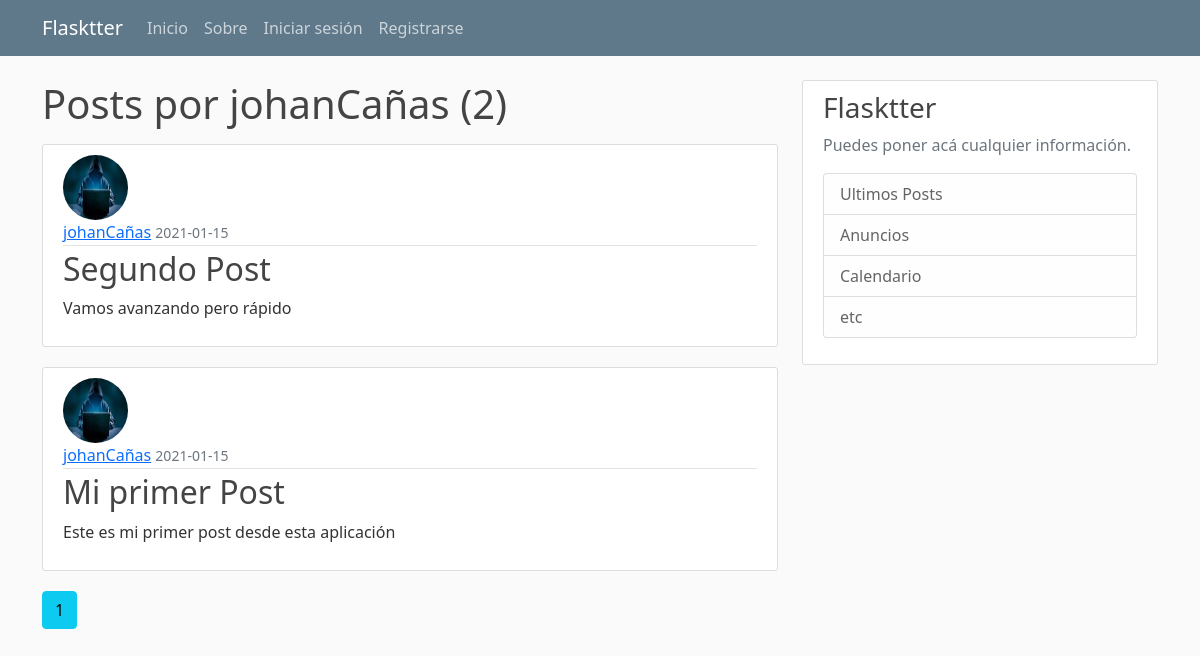
Page /user/johanCañas on the earlier database version.
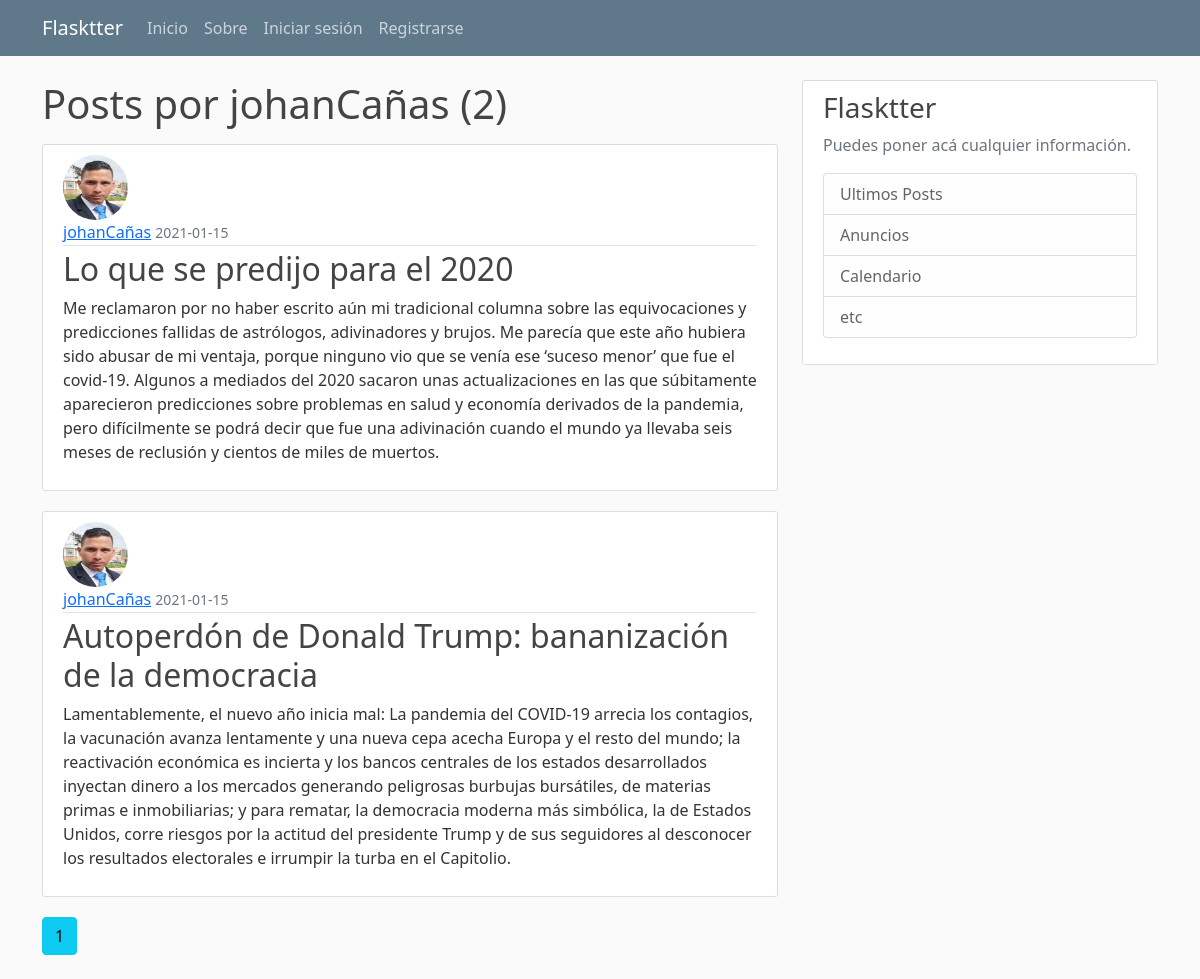
Same page on the later database version.
### flaskblog/models.py (models this page shows, shortened)
class User(db.Model, UserMixin):
    id= db.Column(db.Integer, primary_key=True)
    username= db.Column(db.String(20), unique=True, nullable=False)
    email= db.Column(db.String(100), unique=True, nullable=False)
    image_file= db.Column(db.String(50), nullable=False, default='default.jpg')
    password= db.Column(db.String(60), nullable=False)
    '''Relacion uno a muchos '''
    post = db.relationship('Post', backref='author', lazy=True)

class Post(db.Model):
    id= db.Column(db.Integer, primary_key=True)
    title= db.Column(db.String(100), nullable=False)
    date_posted= db.Column(db.DateTime, nullable=False, default=datetime.utcnow)
    content = db.Column(db.Text, nullable=False)
    '''se establece la relacion de el post con el usuario con su id'''
    user_id = db.Column(db.Integer, db.ForeignKey('user.id'), nullable=False)

### flaskblog/routes.py (the view)
@app.route('/user/<username>')
def user_posts(username):
    user = User.query.filter_by(username=username).first_or_404()
    page = request.args.get('page', 1, type=int)
    posts = Post.query.filter_by(author=user) \
                                .order_by(Post.date_posted.desc())\
                                .paginate(per_page=3, page=page)
    return render_template('user_posts.html', posts=posts, user=user)

### flaskblog/templates/user_posts.html
{% extends 'base.html' %}
{% block content %}
    <h1 class="mb-3">Posts por {{ user.username }} ({{ posts.total }})</h1>
    {% for post in posts.items %}
        <article class="media content-section">
            <img class="rounded-circle article-img" src="{{ url_for('static', filename='profile_pics/' + post.author.image_file)}}" alt="">
            <div class="media-body">
            <div class="article-metadata">
                <a class="mr-2" href="{{ url_for('user_posts', username=post.author.username) }}">{{ post.author.username }}</a>
                <small class="text-muted">{{ post.date_posted.strftime('%Y-%m-%d') }}</small>
            </div>
            <h2><a class="article-title" href="{{ url_for('post', post_id=post.id) }}">{{ post.title }}</a></h2>
            <p class="article-content">{{ post.content }}</p>
            </div>
        </article>
    {% endfor %}
    {% for page_num in posts.iter_pages(left_edge=1, right_edge=1, left_current=1, right_current=2) %}
        {% if page_num %}
            {% if posts.page == page_num %}
                <a class="btn btn-info mb-4" href="{{ url_for('user_posts', username=user.username, page=page_num) }}">{{ page_num }}</a>
            {% else %}
            <a class="btn btn-outline-info mb-4" href="{{ url_for('user_posts', username=user.username, page=page_num) }}">{{ page_num }}</a>
            {% endif %}
        {% else %}
            ...
        {% endif %}
    {% endfor %}
{% endblock %}

### flaskblog/templates/base.html (shortened to what this page needs)
<html lang="en">
<head>
    <link href="https://cdn.jsdelivr.net/npm/bootstrap@5.0.0-beta1/dist/css/bootstrap.min.css" rel="stylesheet">
    <link rel="stylesheet" href="{{ url_for('static', filename='main.css') }}">
</head>
<body>
    <header class="site-header">
        <nav class="navbar navbar-expand-md navbar-dark bg-steel fixed-top">
          <div class="container">
            <a class="navbar-brand mr-4" href="/">Flasktter</a>
            <div class="collapse navbar-collapse" id="navbarToggle">
              <div class="navbar-nav mr-auto">
                <a class="nav-item nav-link" href="{{ url_for('home') }}">Inicio</a>
                <a class="nav-item nav-link" href="{{ url_for('about') }}">Sobre</a>
              </div>
              <div class="navbar-nav">
                {% if current_user.is_authenticated %}
                <a class="nav-item nav-link" href="{{ url_for('logout') }}">Cerrar sesión</a>
                <a class="nav-item nav-link" href="{{ url_for('account') }}">Mi cuenta</a>
                <a class="nav-item nav-link" href="{{ url_for('new_post') }}">Nuevo Post</a>
                {% else %}
                  <a class="nav-item nav-link" href="{{ url_for('login') }}">Iniciar sesión</a>
                  <a class="nav-item nav-link" href="{{ url_for('register') }}">Registrarse</a>
                {% endif %}
              </div>
            </div>
          </div>
        </nav>
      </header>
      <main role="main" class="container">
        <div class="row">
          <div class="col-md-8">
            {% block content %}
            {% endblock %}
          </div>
          <div class="col-md-4">
            <div class="content-section">
              <h3>Flasktter</h3>
              <p class='text-muted'>Puedes poner acá cualquier información.
                <ul class="list-group">
                  <li class="list-group-item list-group-item-light">Ultimos Posts</li>
                  <li class="list-group-item list-group-item-light">Anuncios</li>
                  <li class="list-group-item list-group-item-light">Calendario</li>
                  <li class="list-group-item list-group-item-light">etc</li>
                </ul>
              </p>
            </div>
          </div>
        </div>
      </main>
</body>
</html>

### flaskblog/static/main.css (style rules this page uses)
body { background: #fafafa; color: #333333; margin-top: 5rem; }
h1, h2, h3, h4, h5, h6 { color: #444444; }
.bg-steel { background-color: #5f788a; }
.site-header .navbar-nav .nav-link { color: #cbd5db; }
.content-section { background: #ffffff; padding: 10px 20px; border: 1px solid #dddddd; border-radius: 3px; margin-bottom: 20px; }
.article-title { color: #444444; text-decoration: none; }
.article-content { white-space: pre-line; }
.article-img { height: 65px; width: 65px; margin-right: 16px; }
.article-metadata { padding-bottom: 1px; margin-bottom: 4px; border-bottom: 1px solid #e3e3e3 }

Differences in the rows shown:
changed Post: image_file: a different picture; title "Segundo Post" → "Lo que se predijo para el 2020"; content "Vamos avanzando pero rápido" → "Me reclamaron por no haber escrito aún mi tradicional columna sobre las equivocaciones y predicciones fallidas de astrólogos, adivinadores y brujos. Me parecía que este año hubiera sido abusar de mi ventaja, porque ninguno vio que se venía ese ‘suceso menor’ que fue el covid-19. Algunos a mediados del 2020 sacaron unas actualizaciones en las que súbitamente aparecieron predicciones sobre problemas en salud y economía derivados de la pandemia, pero difícilmente se podrá decir que fue una adivinación cuando el mundo ya llevaba seis meses de reclusión y cientos de miles de muertos."
changed Post: image_file: a different picture; title "Mi primer Post" → "Autoperdón de Donald Trump: bananización de la democracia"; content "Este es mi primer post desde esta aplicación" → "Lamentablemente, el nuevo año inicia mal: La pandemia del COVID-19 arrecia los contagios, la vacunación avanza lentamente y una nueva cepa acecha Europa y el resto del mundo; la reactivación económica es incierta y los bancos centrales de los estados desarrollados inyectan dinero a los mercados generando peligrosas burbujas bursátiles, de materias primas e inmobiliarias; y para rematar, la democracia moderna más simbólica, la de Estados Unidos, corre riesgos por la actitud del presidente Trump y de sus seguidores al desconocer los resultados electorales e irrumpir la turba en el Capitolio."
